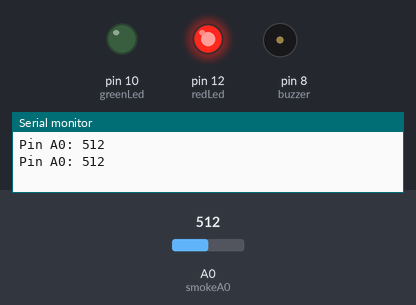
Simulated run of this sketch. Board: Arduino Uno, built with avr-gcc and run on an emulated ATmega328P. Shown: output pins drawn as LEDs (lit = HIGH), buzzer (waves = sounding), the last lines printed to the serial monitor. Inputs (shaded band) come from the test bench; at power-on: A0 (smokeA0) = 512.

Above: at 1.8 s.
1.9 s: A0 (smokeA0) set to 217
5.4 s: A0 (smokeA0) set to 187
At 6.6 s:
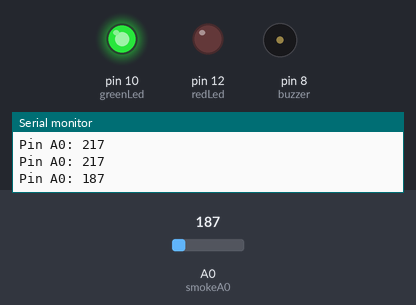
7.5 s: A0 (smokeA0) set to 210
At 8.1 s:
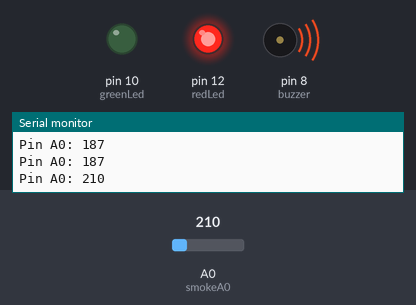
11.6 s: A0 (smokeA0) set to 190
At 12.5 s:
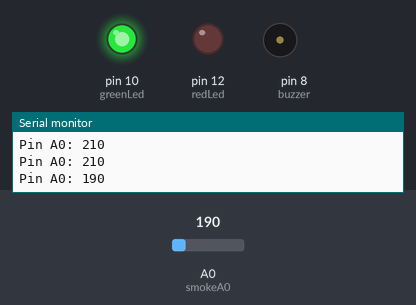
Timing chart, 0 to 14.5 s (numbered marks = the images above; inputs shaded):
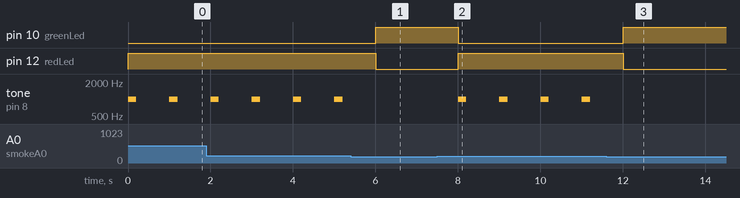

Measured:
- the behaviour switches between 201 and 200 on A0 (smokeA0) (found by bisection; images 0 and 1)
- after the input at 5.4 s, pin 10 (greenLed): LOW → HIGH after 0.60 s; pin 12 (redLed): HIGH → LOW after 0.60 s; tone on pin 8 (buzzer): stops changing and stays silent
- after the input at 7.5 s, pin 10 (greenLed): HIGH → LOW after 0.50 s; pin 12 (redLed): LOW → HIGH after 0.50 s; tone on pin 8 (buzzer): alternates 1000 Hz for 0.20 s and silent for 0.80 s, starting after 0.50 s
- after the input at 11.6 s, pin 10 (greenLed): LOW → HIGH after 0.41 s; pin 12 (redLed): HIGH → LOW after 0.41 s; tone on pin 8 (buzzer): stops changing and stays silent
- by itself, tone on pin 8 (buzzer): alternates 1000 Hz for 0.20 s and silent for 0.80 s

The sketch:

testiinov22.ino
```cpp
/*******

 All the resources for this project:
 https://www.hackster.io/Aritro

*******/

int redLed = 12;
int greenLed = 10;
int buzzer = 8;
int smokeA0 = A0;
// Your threshold value
int sensorThres = 200;

void setup() {
  pinMode(redLed, OUTPUT);
  pinMode(greenLed, OUTPUT);
  pinMode(buzzer, OUTPUT);
  pinMode(smokeA0, INPUT);
  Serial.begin(9600);
}

void loop() {
  int analogSensor = analogRead(smokeA0);
  Serial.print("Pin A0: ");
  Serial.println(analogSensor);
  // Checks if it has reached the threshold value
  if (analogSensor > sensorThres)
  {
    digitalWrite(redLed, HIGH);
    digitalWrite(greenLed, LOW);
    tone(buzzer, 1000, 200);
  }
  else
  {
    digitalWrite(redLed, LOW);
    digitalWrite(greenLed, HIGH);
    noTone(buzzer);
  }
  delay(1000);
}
```
